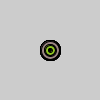
Frame 1 (no input)
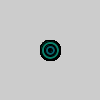
Frame 60 (the mouse pressed at the canvas centre just before this capture)
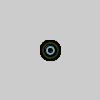
Frame 120 (the mouse held since frame 60 and released just before this capture)

The Processing sketch that drew these frames (run headless with seeded random() and noise(); from frame 60 on, the mouse is pressed at the canvas centre):

// Processing sketch: bullseye
// ── bullseye.pde
void setup(){
  size(100, 100);
}

void draw(){
  
 int e =0;
  for(int i = 0; i<10; i++){
    
    
   
 

  
  fill(00000);
  ellipse(50,50,20,20);
  
 
 fill(color(random(225), random(225), random(225)));
  ellipse(50,50,18,18);
   
  fill(00000);
  ellipse(50,50,12,12);
   
  
 
    fill(color(random(225), random(225), random(225)));
  ellipse(50,50,10,10);
  
  fill(00000);
  ellipse(50,50,4, 4);
  

  
  }
}
